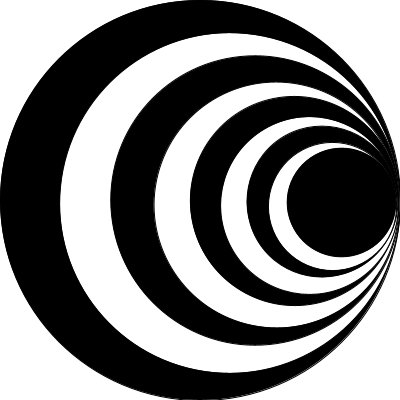
Frame 1 (no input)
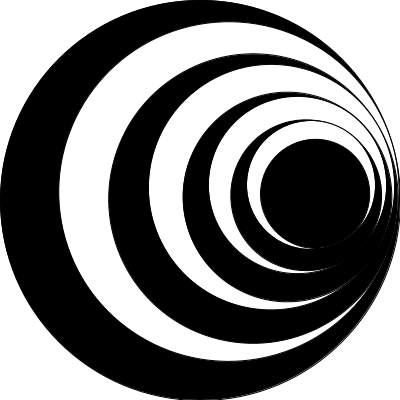
Frame 60 (the mouse pressed at the canvas centre just before this capture)
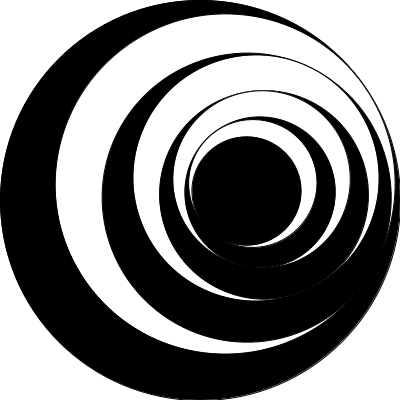
Frame 120 (the mouse held since frame 60 and released just before this capture)

The Processing sketch that drew these frames (run headless with seeded random() and noise(); from frame 60 on, the mouse is pressed at the canvas centre):

// Processing sketch: processing_152456
// ── processing_152456.pde

//
//  Press '1' or '2' to change rotation 
//  Press UP / DOWN to increase/decrease number of circles
//
float mx, my;
float radius; 
float angle = 0;
float faktor = 0.85;
int numCircles = 8; 
int rotMode = 1; 

void setup() {
  size(400, 400); 
  background(255);
  smooth(); 
  frameRate(15);

  mx = width/2; 
  my = height/2; 
  radius = width;
}

void draw() {
  background(255);

  float mx1, mx2; 
  float r1, r2;
  float x; 

  mx1 = mx; 
  mx2 = mx;
  r1 = radius; 
  r2 = radius;

  angle+= 0.1;

  fill(0);
  ellipse(mx, my, radius, radius);

  pushMatrix();
  translate(0, my);
  x = mx; 

  for (int i = 0; i < numCircles; i++) {
    if (i % 2 == 0) {
      translate(x, 0); 
      r2 = r1 * faktor;
      mx2 = r2/2;
      x = mx1 - mx2; 
      fill(255);
      if (rotMode == 1) {
        rotate(angle * (i+1));
      }
      if (rotMode == 2) {        
        rotate(angle);
      }
      ellipse(x, 0, r2, r2);
    } else {
      translate(x, 0); 
      r1 = r2 * faktor;
      mx1 = r1/2; 
      x = mx2 - mx1; 
      fill(0);
      if (rotMode == 1) {
        rotate(-angle * (i+1));
      }
      if (rotMode == 2) {        
        rotate(angle);
      }
      ellipse(x, 0, r1, r1);
    }
  }

  popMatrix();
}

void keyReleased() {
  if (key == '1') { 
    rotMode = 1;
  }
  if (key == '2') { 
    rotMode = 2;
  }
  if(key == CODED){
    if(keyCode == UP){
      numCircles = constrain(++numCircles, 2, 20);
    }
    if(keyCode == DOWN){
      numCircles = constrain(--numCircles, 2, 20);
    }
  }
}
